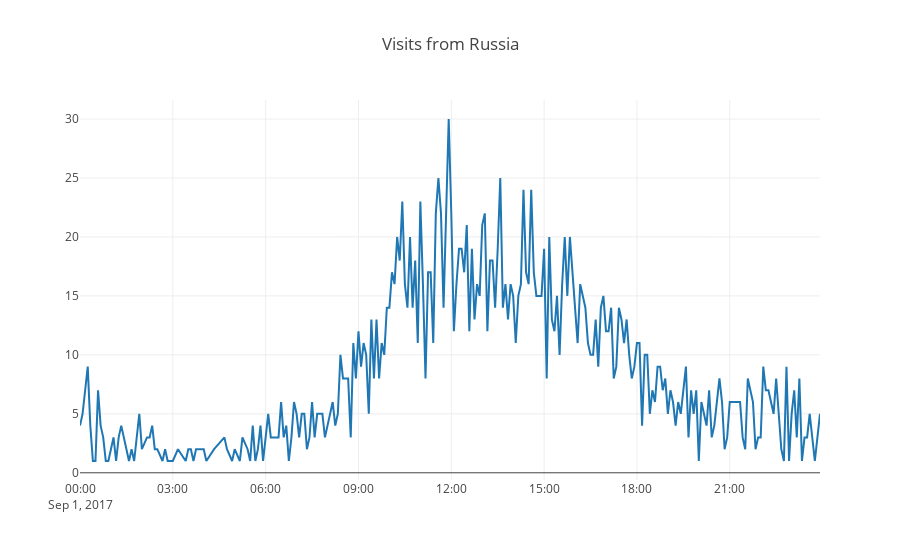

Source (notebook cell):
### Code cell
q = '''
    SELECT
        count() as visits,
        toStartOfFiveMinute(DateTime) as date
    FROM visits_all
    WHERE RegionCountry = 'Russia'
        AND Date = '2017-09-01'
    GROUP BY date
    ORDER BY date
    FORMAT TabSeparatedWithNames
'''

plotly_line_df(get_clickhouse_df(q).set_index('date'), title = 'Visits from Russia')

### Figure 1 — Plotly figure (JSON) as saved in the notebook; plotly's stock layout.template omitted (floating-point values rounded to 4 significant figures; data arrays with more than 128 entries replaced by an {"elided": "..."} marker saying what was removed)
{"data": [{"mode": "lines", "name": "visits", "type": "scatter", "x": {"elided": "269 str values"}, "y": {"elided": "269 int values"}}], "layout": {"title": "Visits from Russia"}}
